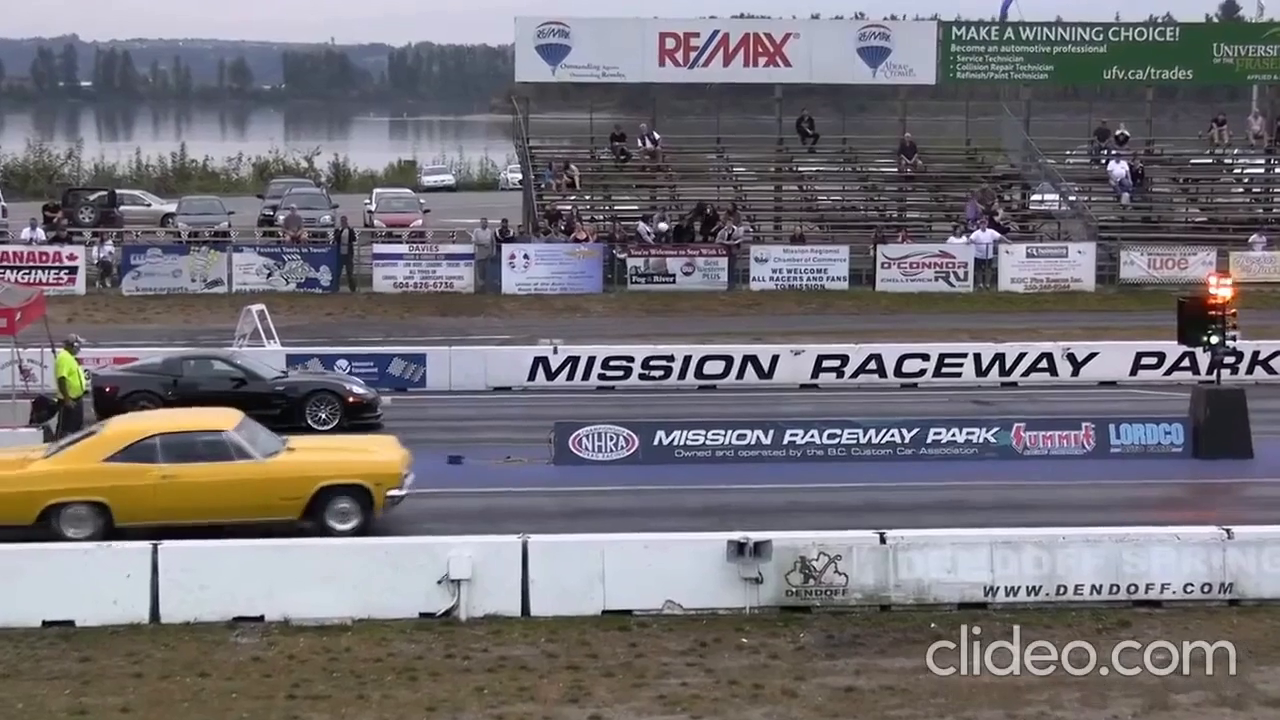
#> input picture frame 18 of videos/car_racing.mp4, 1280 x 720 px, given in place of pedestrians.avi, which was not available
$ python basic_motion_detection.py
#> lines starting #> are read from the running program, lines starting #| are printed output that depends on the picture; after the words box and inside, x2 and y2 are one past the last pixel; in counts of white or black regions, pixels touching at a corner belong together; pictures that were not available may be replaced by others from this repository, and a replacement may not be noted
import cv2

# Define the blur radius and kernel sizes for erosion and dilation
BLUR_RADIUS = 21
erode_kernel = cv2.getStructuringElement(cv2.MORPH_ELLIPSE, (5, 5))
dilate_kernel = cv2.getStructuringElement(cv2.MORPH_ELLIPSE, (9, 9))

# Initialize a video capture
#cap = cv2.VideoCapture(0)

# Open the video file for reading
cap = cv2.VideoCapture("videos/pedestrians.avi")

# Define the output video file name and codec
output_file = "videos/BasicDetection_pedestrians.avi"
fourcc = cv2.VideoWriter_fourcc(*'XVID')

# Get the frame dimensions
frame_width = int(cap.get(3))
frame_height = int(cap.get(4))

# Create a VideoWriter object to save the video
out = cv2.VideoWriter(output_file, fourcc, 20.0, (frame_width, frame_height))

# Capture 10 frames to allow the camera's autoexposure to adjust.
for i in range(10):
    success, frame = cap.read()
#> this loop made 10 passes
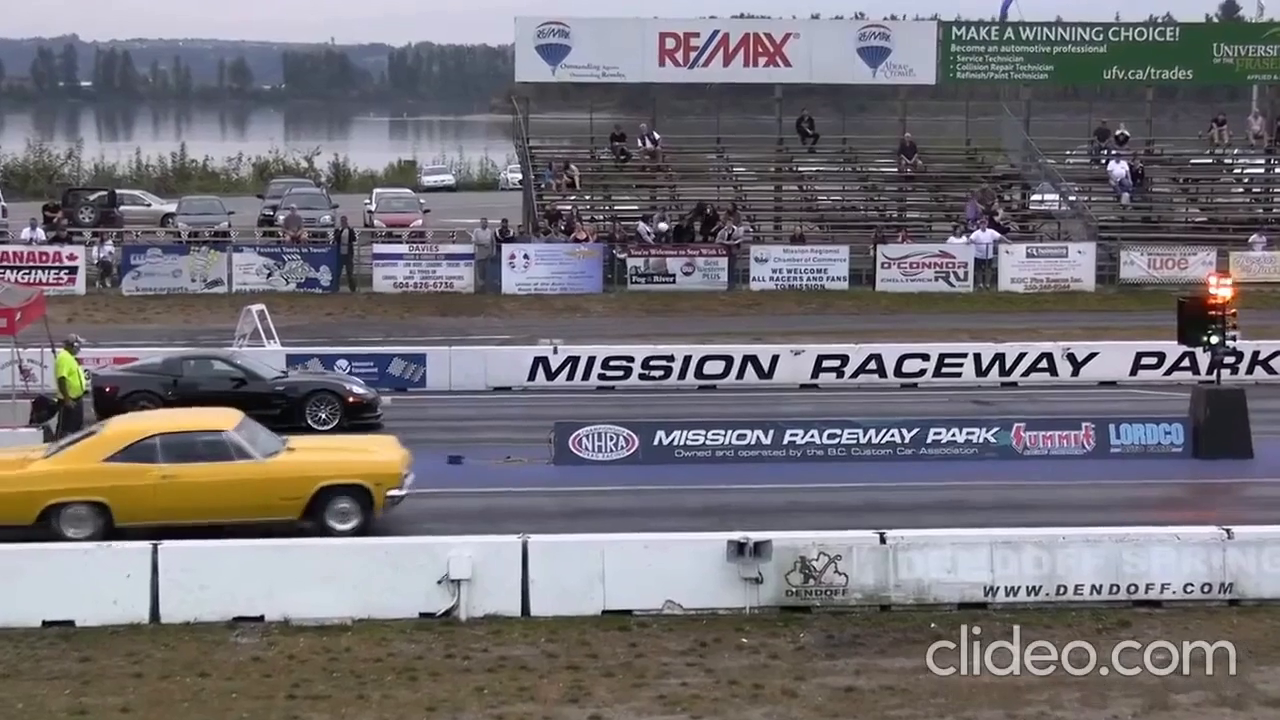
#> input picture frame 18 of videos/car_racing.mp4, 1280 x 720 px, given in place of pedestrians.avi, which was not available
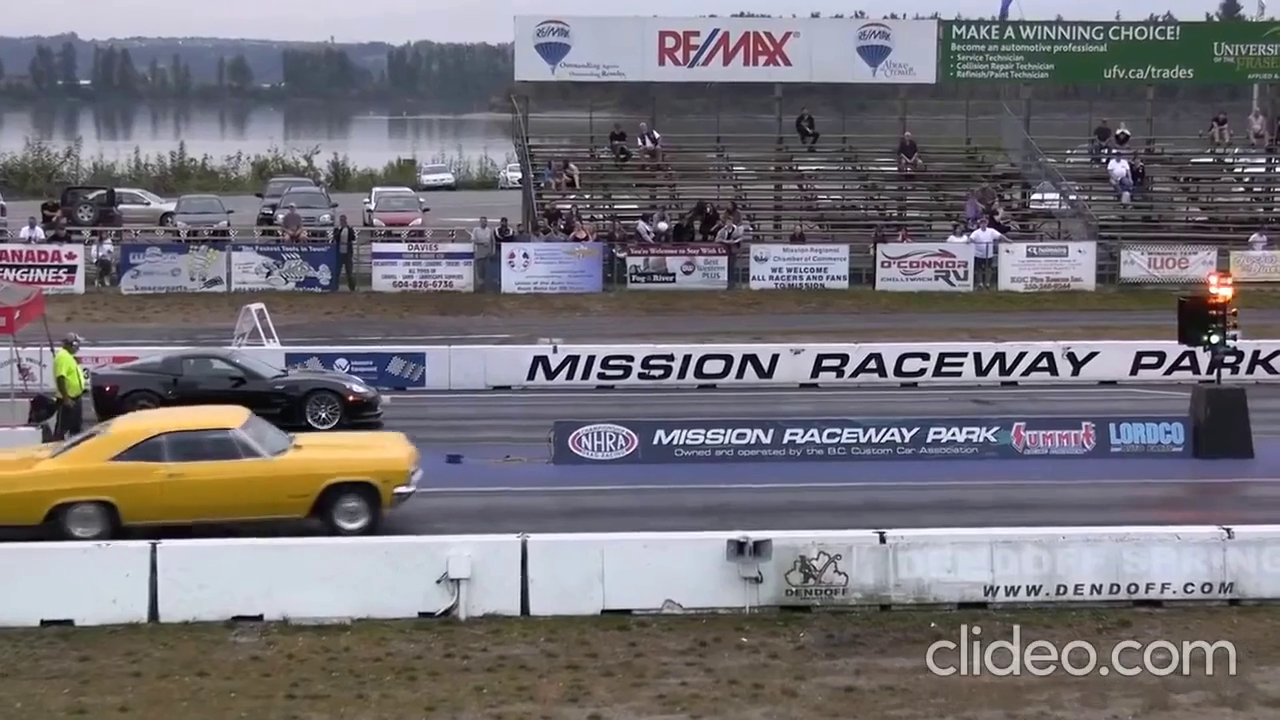
#> input picture frame 19 of videos/car_racing.mp4, 1280 x 720 px, given in place of pedestrians.avi, which was not available
if not success:
    exit(1)

# Convert the 10th frame to grayscale and apply Gaussian blur
gray_background = cv2.cvtColor(frame, cv2.COLOR_BGR2GRAY)
gray_background = cv2.GaussianBlur(gray_background, (BLUR_RADIUS, BLUR_RADIUS), 0)

# Capture a frame from the camera
success, frame = cap.read()
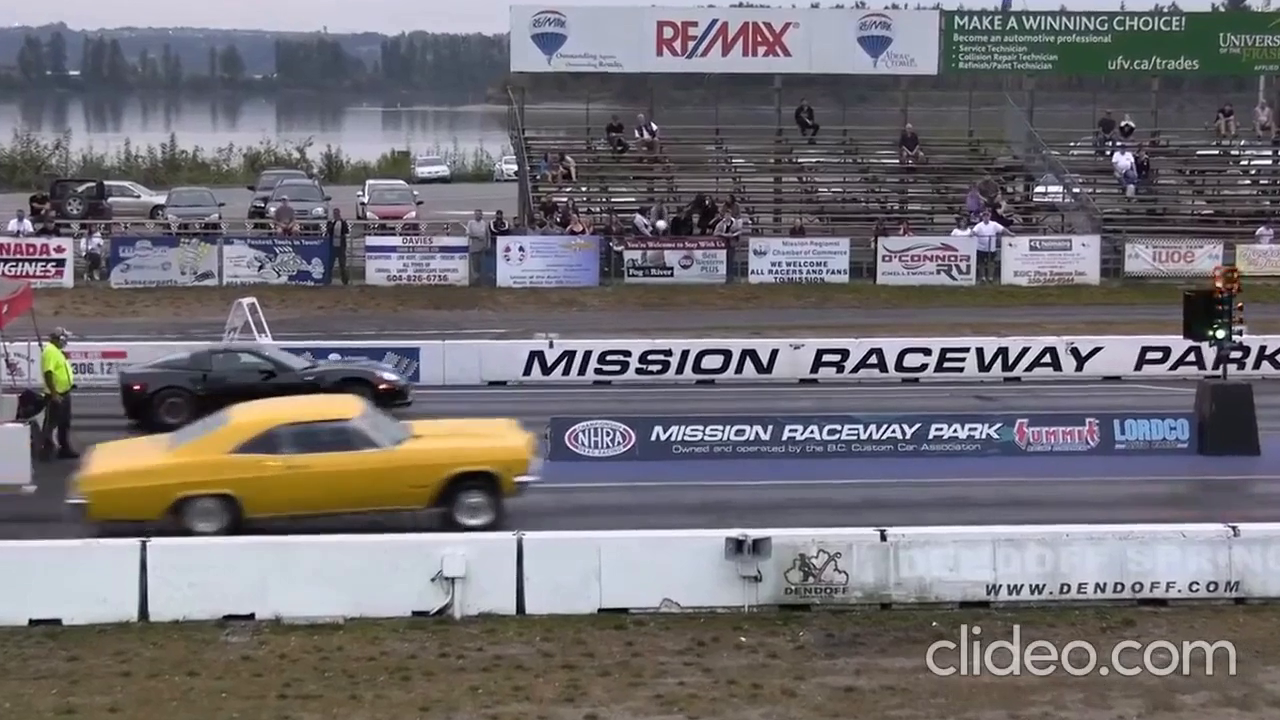
#> input picture frame 28 of videos/car_racing.mp4, 1280 x 720 px, given in place of pedestrians.avi, which was not available
#> frame is the input picture: shape (720, 1280, 3); mean B, G, R 115.5, 111.5, 115
while success:

    # Convert the current frame to grayscale and apply Gaussian blur
    gray_frame = cv2.cvtColor(frame, cv2.COLOR_BGR2GRAY)
    gray_frame = cv2.GaussianBlur(gray_frame, (BLUR_RADIUS, BLUR_RADIUS), 0)

    # Calculate the absolute difference between the background and the current frame
    diff = cv2.absdiff(gray_background, gray_frame)

    # Apply thresholding to create a binary image
    _, thresh = cv2.threshold(diff, 40, 255, cv2.THRESH_BINARY)
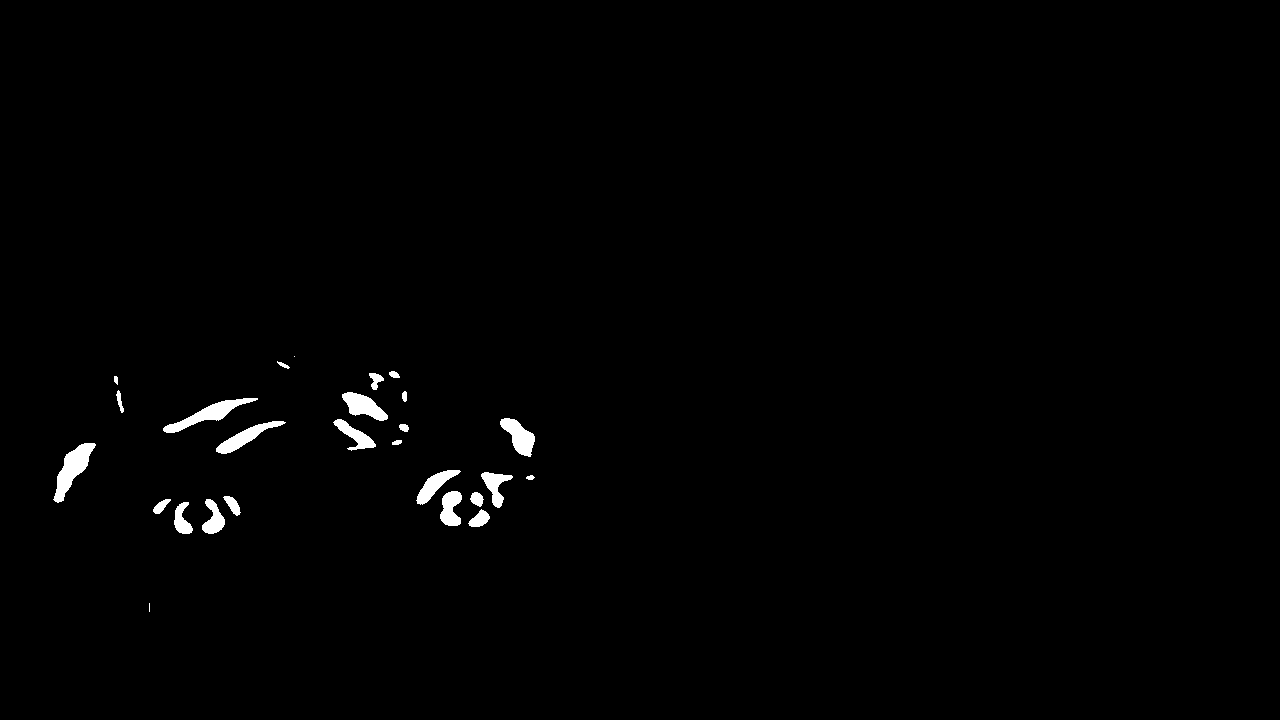
#> thresh: shape (720, 1280); 0.91% white; 26 white regions (2 under 20 px), largest, box (x1, y1, x2, y2) and area: (53, 443, 96, 503) 1052, (163, 398, 258, 433) 946, (500, 418, 535, 457) 722

    # Apply morphological erosion and dilation to smoothen the thresholded image
    cv2.erode(thresh, erode_kernel, thresh, iterations=2)
    cv2.dilate(thresh, dilate_kernel, thresh, iterations=2)
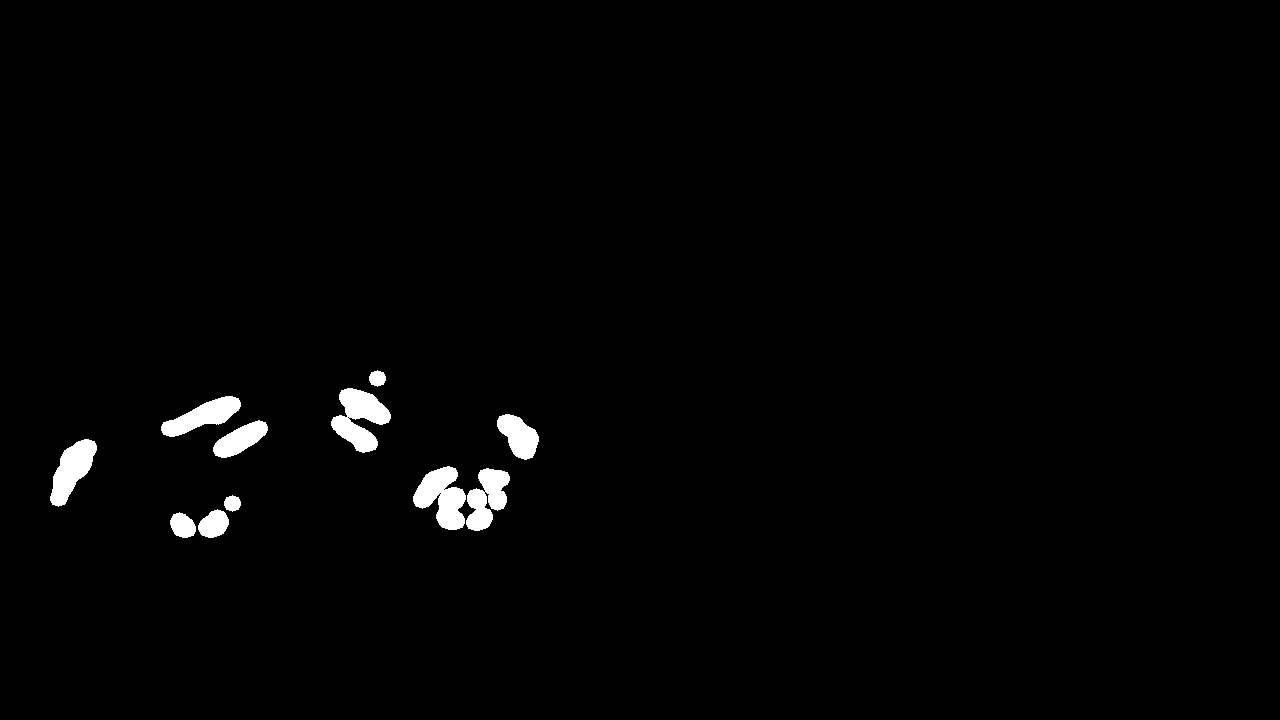
#> thresh: shape (720, 1280); 1.4% white; 11 white regions

    # Find contours of objects in the thresholded image
    contours, hier = cv2.findContours(thresh, cv2.RETR_EXTERNAL, cv2.CHAIN_APPROX_SIMPLE)
#> contours = 11 contours; largest, box (x1, y1, x2, y2) and area: (331, 388, 391, 453) 2038, (413, 466, 466, 530) 1922, (50, 439, 97, 507) 1608, (466, 468, 510, 531) 1574, (161, 396, 241, 437) 1472

    # Loop through detected contours and draw bounding rectangles for large ones
    for c in contours:
        if cv2.contourArea(c) > 4000:
            x, y, w, h = cv2.boundingRect(c)
            cv2.rectangle(frame, (x, y), (x + w, y + h), (0, 0, 255), 2)
#> this loop made 11 passes

    # Write the frame to the output video
    out.write(frame)

    cv2.imshow('Diff', diff)
    cv2.imshow('Thresh', thresh)
    cv2.imshow('Detection', frame)

    k = cv2.waitKey(1)
#> (key Esc is pressed here)
    if k == 27:  # Escape
        break

    # Capture a frame from the camera
    success, frame = cap.read()

# Release everything if job is finished
cap.release()
out.release()
cv2.destroyAllWindows()

$ run again, starting later in the video
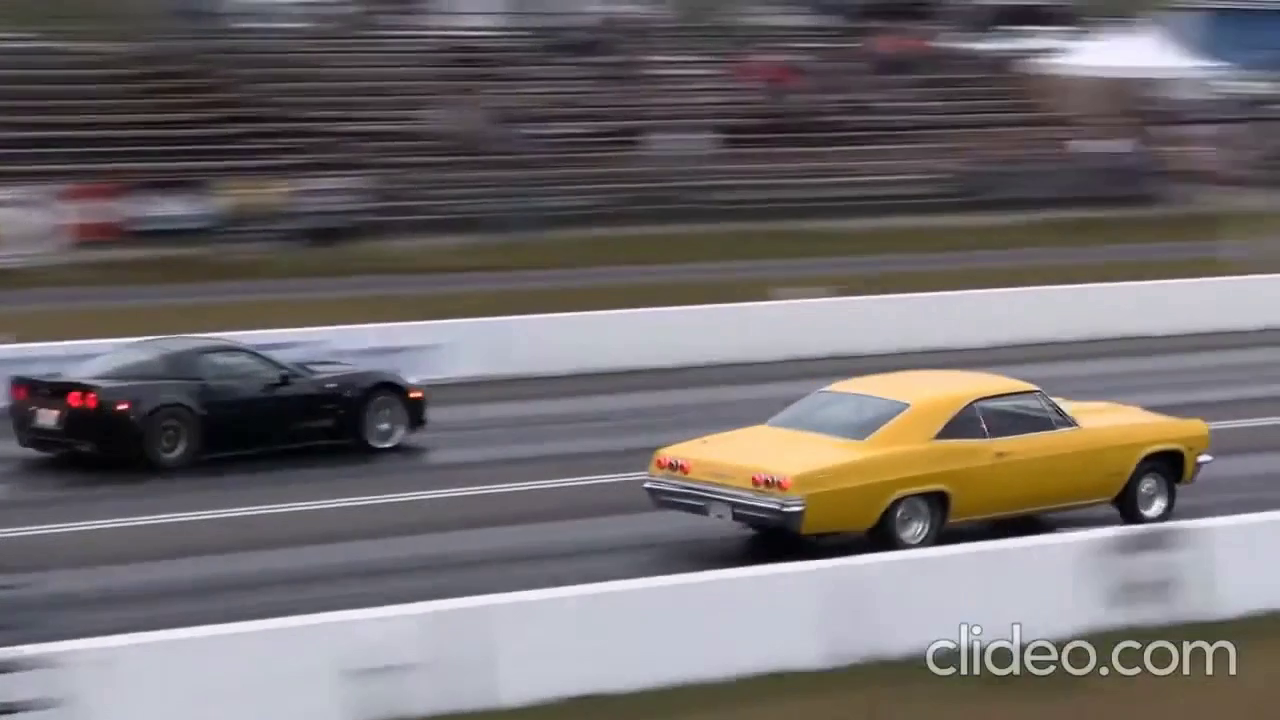
#> input picture frame 85 of videos/car_racing.mp4, 1280 x 720 px, given in place of pedestrians.avi, which was not available
#> the loop `for i in range(10):` made 10 passes
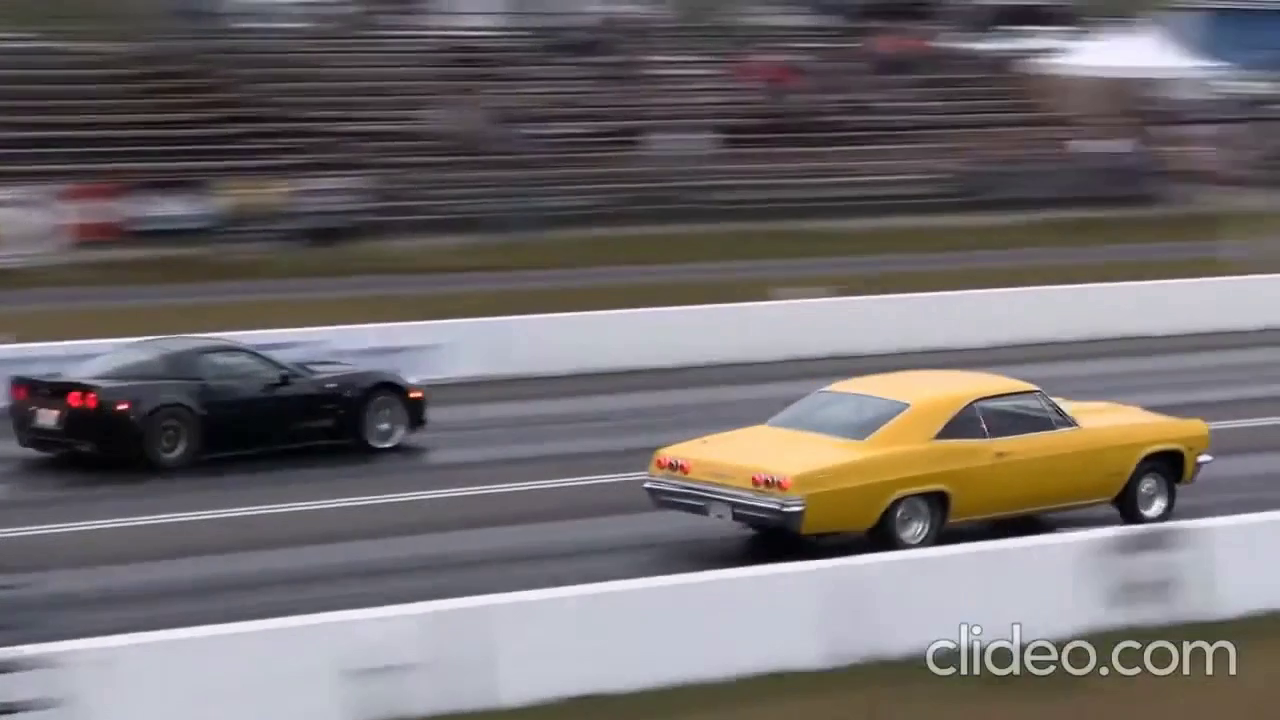
#> input picture frame 85 of videos/car_racing.mp4, 1280 x 720 px, given in place of pedestrians.avi, which was not available
#> `cv2.dilate(thresh, dilate_kernel, thresh, iterations=2)`:
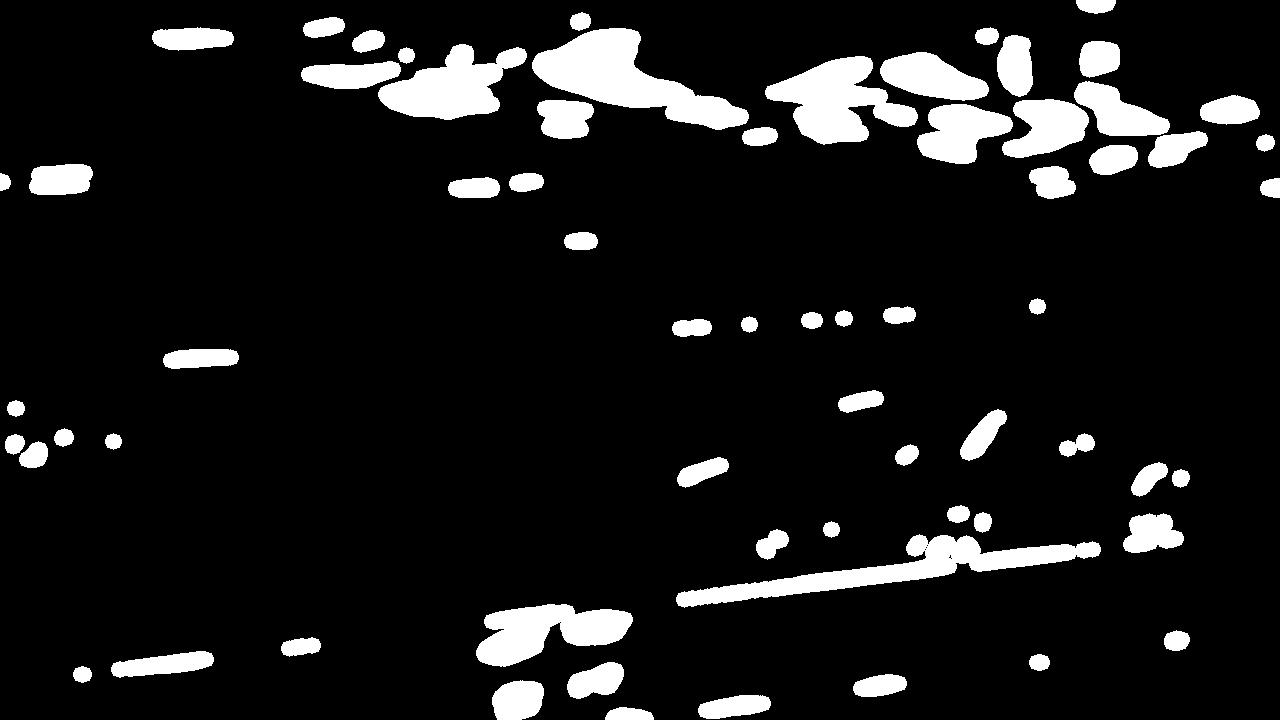
#> thresh: shape (720, 1280); 10.1% white; 66 white regions
#> contours = 66 contours; largest, box (x1, y1, x2, y2) and area: (532, 28, 749, 130) 9164, (676, 534, 1101, 608) 8056, (765, 56, 918, 145) 6848, (378, 44, 527, 120) 5962, (476, 604, 633, 667) 5636
#> the loop `for c in contours:` made 66 passes
#> (x, y, w, h) on passes 11, 12, 54, 57, 61: (476, 604, 157, 63), (676, 534, 425, 74), (765, 56, 153, 89), (378, 44, 149, 76), (532, 28, 217, 102)
#> after the loop `for c in contours:`:
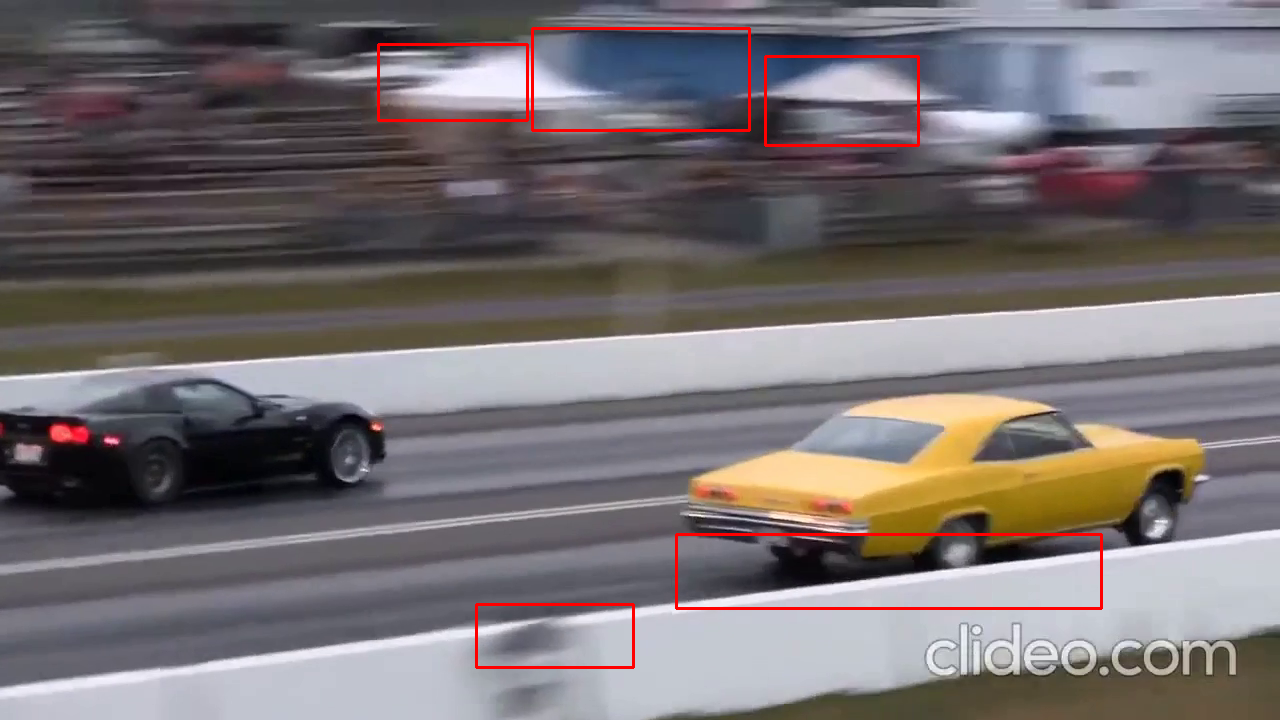
#> frame: shape (720, 1280, 3); mean B, G, R 113, 111.1, 118
